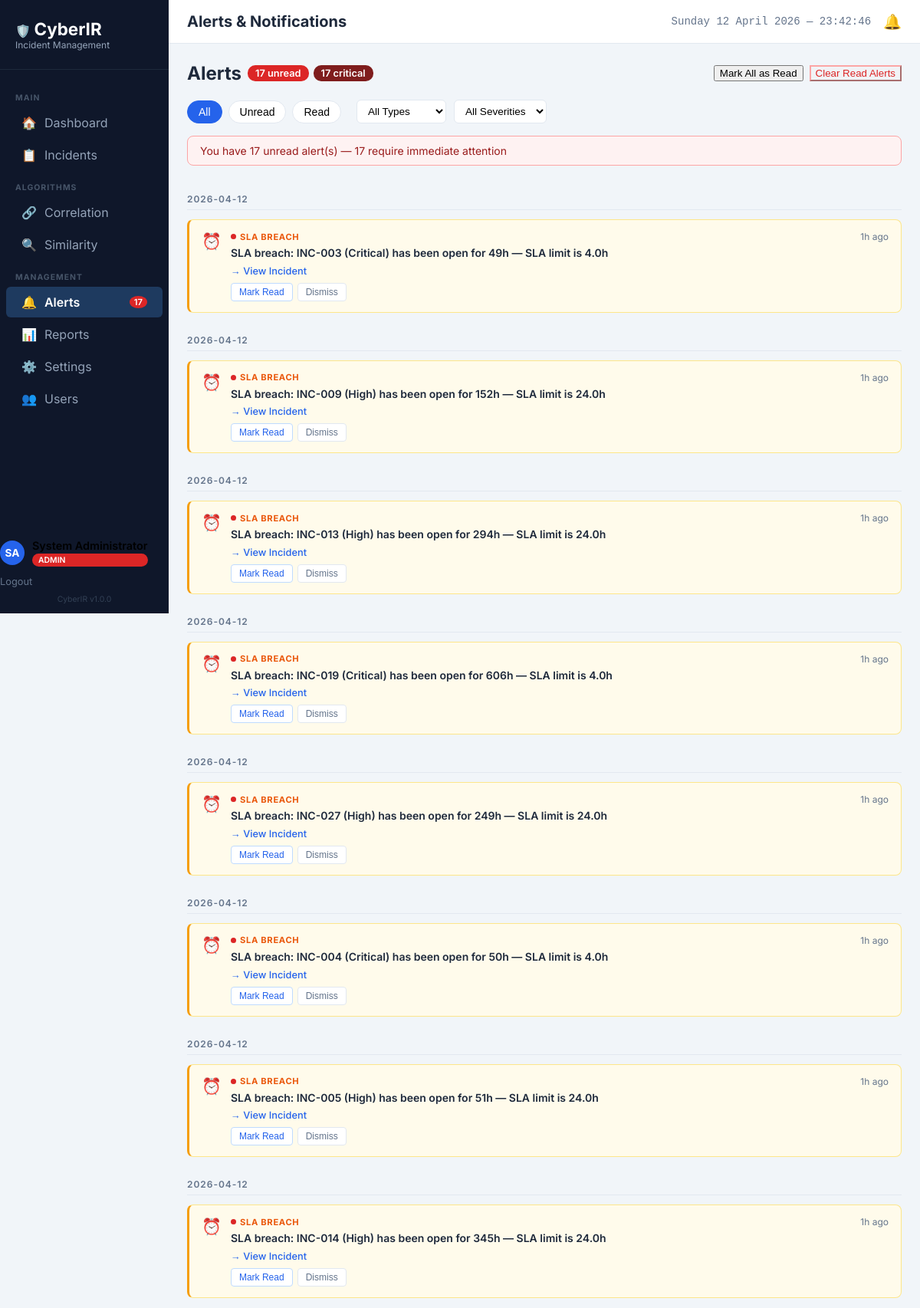
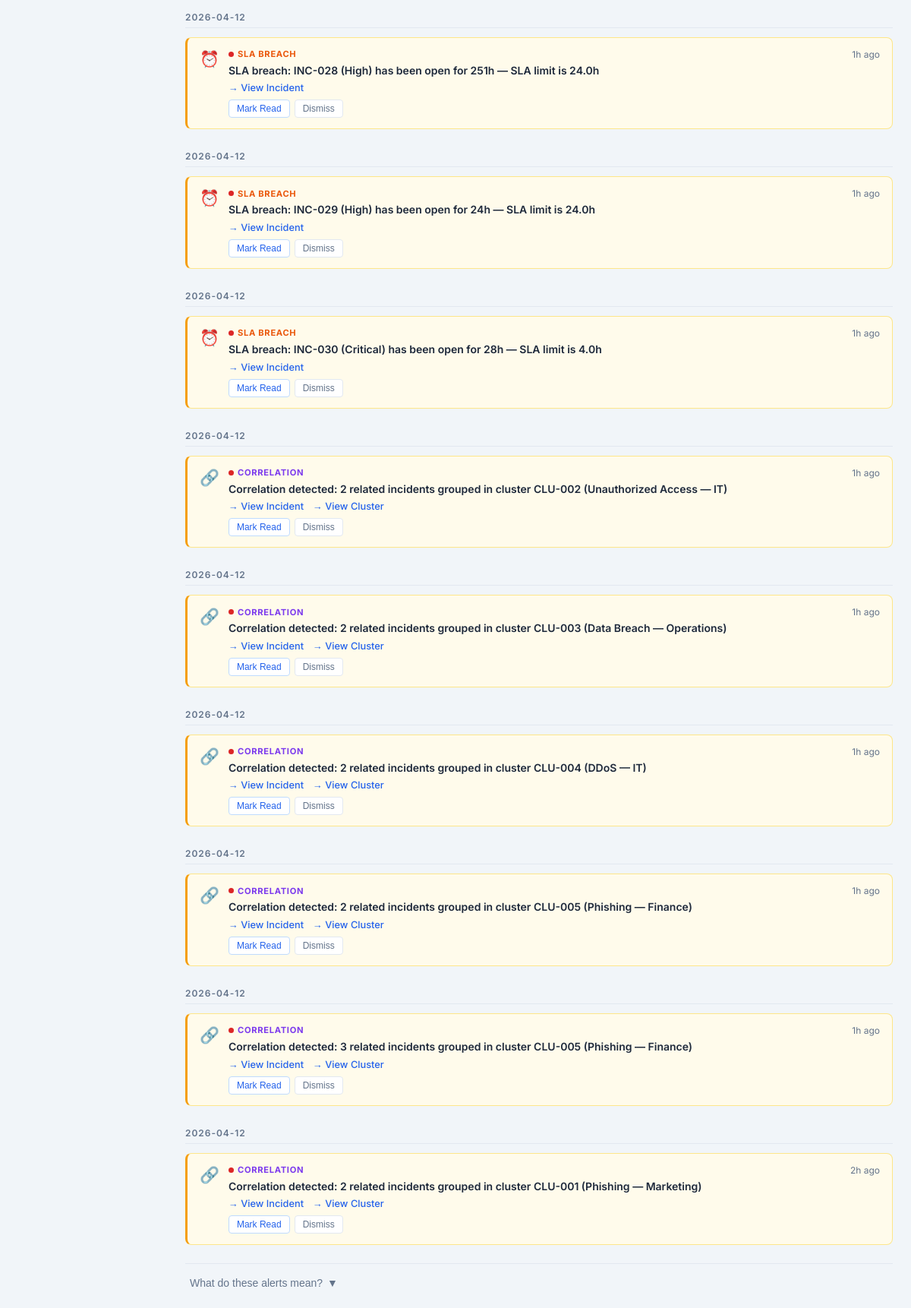
/alerts (signed in), run on the app's committed database (2 pictures, top to bottom).
### tables this page shows
CREATE TABLE users (
    id INTEGER PRIMARY KEY AUTOINCREMENT,
    full_name TEXT NOT NULL,
    email TEXT UNIQUE NOT NULL,
    phone_number TEXT,
    password_hash TEXT NOT NULL,
    role TEXT NOT NULL CHECK(role IN ('Admin', 'Analyst', 'Viewer')),
    has_admin_privileges BOOLEAN DEFAULT 0,
    is_active BOOLEAN DEFAULT 1,
    created_at TIMESTAMP DEFAULT CURRENT_TIMESTAMP,
    last_login TIMESTAMP,
    created_by INTEGER REFERENCES users(id)
, avatar_color TEXT DEFAULT "#2563eb");

CREATE TABLE settings (
    id INTEGER PRIMARY KEY AUTOINCREMENT,
    setting_key TEXT UNIQUE NOT NULL,
    setting_value TEXT NOT NULL,
    setting_type TEXT CHECK(setting_type IN ('string','integer','float','boolean')),
    updated_by INTEGER REFERENCES users(id),
    updated_at TIMESTAMP DEFAULT CURRENT_TIMESTAMP
);

CREATE TABLE alerts (
    id INTEGER PRIMARY KEY AUTOINCREMENT,
    alert_type TEXT NOT NULL CHECK(alert_type IN ('HIGH_PRIORITY','CORRELATION','SIMILARITY','SLA_BREACH','ASSIGNMENT','ESCALATION','SYSTEM')),
    severity TEXT NOT NULL CHECK(severity IN ('CRITICAL','WARNING','INFO')),
    message TEXT NOT NULL,
    incident_id INTEGER REFERENCES incidents(id),
    cluster_id TEXT,
    recipient_id INTEGER REFERENCES users(id),
    recipient_role TEXT,
    is_read BOOLEAN DEFAULT 0,
    read_at TIMESTAMP,
    dismissed BOOLEAN DEFAULT 0,
    dismissed_at TIMESTAMP,
    created_at TIMESTAMP DEFAULT CURRENT_TIMESTAMP
);

### app.py (the view)
@app.route('/alerts')
@login_required
def alerts():
    try:
        check_sla_breaches()
        db = get_db_connection()
        alert_type = request.args.get('alert_type', '')
        severity = request.args.get('severity', '')
        is_read = request.args.get('is_read', '')
        page = int(request.args.get('page', 1))
        per_page = int(request.args.get('per_page', 20))
        offset = (page - 1) * per_page
        where_clauses = ["(recipient_id = ? OR recipient_role = ?) AND dismissed = 0"]
        params = [current_user.id, current_user.role]
        if alert_type and alert_type != 'All Types':
            where_clauses.append("alert_type = ?")
            params.append(alert_type.replace(' ', '_').upper())
        if severity and severity != 'All Severities':
            where_clauses.append("severity = ?")
            params.append(severity.upper())
        if is_read != '':
            where_clauses.append("is_read = ?")
            params.append(int(is_read))
        where_sql = " WHERE " + " AND ".join(where_clauses)
        query = f"SELECT * FROM alerts {where_sql} ORDER BY created_at DESC LIMIT ? OFFSET ?"
        inc_params = params + [per_page, offset]
        alerts_list = db.execute(query, inc_params).fetchall()
        unread_count = db.execute("SELECT COUNT(*) as c FROM alerts WHERE (recipient_id = ? OR recipient_role = ?) AND dismissed = 0 AND is_read = 0", (current_user.id, current_user.role)).fetchone()['c']
        total_count = db.execute("SELECT COUNT(*) as c FROM alerts WHERE (recipient_id = ? OR recipient_role = ?) AND dismissed = 0", (current_user.id, current_user.role)).fetchone()['c']
        critical_count = db.execute("SELECT COUNT(*) as c FROM alerts WHERE (recipient_id = ? OR recipient_role = ?) AND dismissed = 0 AND is_read = 0 AND severity = 'CRITICAL'", (current_user.id, current_user.role)).fetchone()['c']
        return render_template('alerts.html',
            active_page='alerts',
            alerts=[dict(r) for r in alerts_list],
            unread_count=unread_count,
            total_count=total_count,
            critical_count=critical_count,
            page=page, per_page=per_page
        )
    except Exception as e:
        app.logger.error(f'Error in alerts: {str(e)}')
        if request.is_json:
            return jsonify({'success': False, 'message': 'An error occurred'}), 500
        flash('An error occurred. Please try again.', 'error')
        return redirect(url_for('dashboard'))

### templates/alerts.html (shortened to what this page needs)
{% extends "base.html" %}
{% block page_title %}Alerts & Notifications{% endblock %}
{% block extra_css %}
<link rel="stylesheet" href="{{ url_for('static', filename='css/alerts.css') }}">
{% endblock %}
{% block content %}
<div class="alerts-action-bar">
    <div style="display: flex; align-items: center;">
        <h2 style="margin: 0; font-size: 1.5rem; color: var(--text-primary);">Alerts</h2>
        {% if unread_count > 0 %}
        <span class="unread-badge" id="unreadBadge">{{ unread_count }} unread</span>
        {% endif %}
        {% if critical_count > 0 %}
        <span class="critical-badge" id="criticalBadge">{{ critical_count }} critical</span>
        {% endif %}
    </div>
    <div class="button-group">
        <button id="markAllReadBtn" class="btn btn-outline" {% if unread_count == 0 %}disabled style="opacity: 0.5; cursor: not-allowed;"{% endif %}>
            Mark All as Read
        </button>
        <button id="dismissAllReadBtn" class="btn btn-outline" style="color: #dc2626; border-color: #fca5a5;" {% if total_count == unread_count %}disabled style="opacity: 0.5; cursor: not-allowed;"{% endif %}>
            Clear Read Alerts
        </button>
    </div>
</div>
<div class="filter-bar">
    <div style="display: flex; gap: 8px;">
        <button class="filter-tab active" data-filter="all">All</button>
        <button class="filter-tab" data-filter="unread">Unread</button>
        <button class="filter-tab" data-filter="read">Read</button>
    </div>
    <form id="filterForm" method="GET" action="/alerts" style="display: flex; gap: 10px; align-items: center; margin-left: 10px;">
        <select name="alert_type" class="filter-select" onchange="this.form.submit()">
            <option value="All Types" {% if request.args.get('alert_type') == 'All Types' or not request.args.get('alert_type') %}selected{% endif %}>All Types</option>
        </select>
        <select name="severity" class="filter-select" onchange="this.form.submit()">
            <option value="All Severities" {% if request.args.get('severity') == 'All Severities' or not request.args.get('severity') %}selected{% endif %}>All Severities</option>
        </select>
    </form>
</div>
{% if unread_count > 0 %}
<div class="alerts-summary-bar">
    You have {{ unread_count }} unread alert(s) — {{ critical_count }} require immediate attention
</div>
{% endif %}
<div id="alertsList" class="alerts-list">
    {% if not alerts %}
        {% if request.args.get('alert_type') and request.args.get('alert_type') != 'All Types' or request.args.get('severity') and request.args.get('severity') != 'All Severities' %}
        <div id="emptyState" class="empty-state">
            <div class="empty-state-icon">🔍</div>
            <div class="empty-state-title">No alerts match your filters</div>
            <div style="font-size: 0.9rem;"><a href="/alerts" style="color: #2563eb;">Clear filters</a></div>
        </div>
        {% else %}
        <div id="emptyState" class="empty-state">
            <div class="empty-state-icon">✅</div>
            <div class="empty-state-title">You're all caught up!</div>
            <div style="font-size: 0.9rem;">No alerts to display</div>
        </div>
        {% endif %}
    {% else %}
        {% set current_date = None %}
        {% for alert in alerts %}
            {% set dt_split = alert.created_at.split(' ') %}
            {% set alert_date = dt_split[0] %}
            {% if alert_date != current_date %}
                <div class="date-group-header">{{ alert_date }}</div>
                {% set current_date = alert_date %}
            {% endif %}
            <div class="alert-item {% if alert.is_read == 0 %}alert-unread{% endif %}">
                <div class="alert-icon">
                    {% if alert.alert_type == 'HIGH_PRIORITY' %}🔴
                    {% elif alert.alert_type == 'CORRELATION' %}🔗
                    {% elif alert.alert_type == 'SIMILARITY' %}🔍
                    {% elif alert.alert_type == 'SLA_BREACH' %}⏰
                    {% elif alert.alert_type == 'ASSIGNMENT' %}👤
                    {% elif alert.alert_type == 'ESCALATION' %}⬆️
                    {% else %}⚙️{% endif %}
                </div>
                <div class="alert-body">
                    <div class="alert-header-row">
                        <div class="alert-type-label" style="
                            {% if alert.alert_type == 'HIGH_PRIORITY' %}color: #dc2626;
                            {% elif alert.alert_type == 'CORRELATION' %}color: #7c3aed;
                            {% elif alert.alert_type == 'SIMILARITY' %}color: #2563eb;
                            {% elif alert.alert_type == 'SLA_BREACH' %}color: #ea580c;
                            {% elif alert.alert_type == 'ASSIGNMENT' %}color: #0891b2;
                            {% elif alert.alert_type == 'ESCALATION' %}color: #991b1b;
                            {% else %}color: #64748b;{% endif %}
                        ">
                            <span class="severity-dot {% if alert.severity == 'CRITICAL' %}dot-critical{% elif alert.severity == 'WARNING' %}dot-warning{% else %}dot-info{% endif %}"></span>
                            {{ alert.alert_type.replace('_', ' ') }}
                        </div>
                        <div class="alert-time" data-created="{{ alert.created_at }}">{{ alert.created_at }}</div>
                    </div>
                    <div class="alert-message {% if alert.is_read == 0 %}alert-message-unread{% endif %}">
                        {{ alert.message }}
                    </div>
                    <div class="alert-links">
                        {% if alert.incident_id %}
                            <a href="/incidents/{{ alert.incident_id }}" class="alert-link">→ View Incident</a>
                        {% endif %}
                        {% if alert.cluster_id %}
                            <a href="/correlation/{{ alert.cluster_id }}" class="alert-link">→ View Cluster</a>
                        {% endif %}
                    </div>
                    <div class="alert-actions">
                        {% if alert.is_read == 0 %}
                            <button class="alert-action-btn mark-read-btn" data-alert-id="{{ alert.id }}">Mark Read</button>
                        {% endif %}
                        <button class="alert-action-btn dismiss-btn" data-alert-id="{{ alert.id }}">Dismiss</button>
                    </div>
                </div>
            </div>
        {% endfor %}
    {% endif %}
</div>
<div class="alert-type-legend">
    <button id="legendToggle" class="legend-toggle">
        What do these alerts mean? <span class="toggle-icon">▼</span>
    </button>
</div>
{% endblock %}

### templates/base.html (shortened to what this page needs)
<!DOCTYPE html>
<html lang="en">
<head>
    <link rel="stylesheet" href="{{ url_for('static', filename='css/base.css') }}">
    {% block extra_css %}{% endblock %}
</head>
<body>
    <div class="sidebar">
        <div class="logo-area">
            🛡️ <span class="logo-text">CyberIR</span>
            <div class="subtitle">Incident Management</div>
        </div>
        <nav class="nav-links">
            <div class="nav-section-label">Main</div>
            <a href="{{ url_for('dashboard') }}" class="{{ 'active' if active_page == 'dashboard' else '' }}">
                <span class="icon">🏠</span> Dashboard
            </a>
            <a href="/incidents" class="{{ 'active' if active_page == 'incidents' else '' }}">
                <span class="icon">📋</span> Incidents
            </a>
            <div class="nav-section-label">Algorithms</div>
            <a href="/correlation" class="{{ 'active' if active_page == 'correlation' else '' }}">
                <span class="icon">🔗</span> Correlation
            </a>
            <a href="/similarity" class="{{ 'active' if active_page == 'similarity' else '' }}">
                <span class="icon">🔍</span> Similarity
            </a>
            <div class="nav-section-label">Management</div>
            <a href="/alerts" class="{{ 'active' if active_page == 'alerts' else '' }}">
                <span class="icon">🔔</span> Alerts
                {% if unread_alerts_count > 0 %}
                <span class="alert-badge" id="sidebarAlertBadge">{{ unread_alerts_count }}</span>
                {% else %}
                <span class="alert-badge" id="sidebarAlertBadge" style="display:none">0</span>
                {% endif %}
            </a>
            {% if current_user.has_admin_privileges or current_user.role == 'Admin' %}
            <a href="/reports" class="{{ 'active' if active_page == 'reports' else '' }}">
                <span class="icon">📊</span> Reports
            </a>
            {% endif %}
            {% if current_user.role == 'Admin' %}
            <a href="/settings" class="{{ 'active' if active_page == 'settings' else '' }}">
                <span class="icon">⚙️</span> Settings
            </a>
            <a href="/users" class="{{ 'active' if active_page == 'users' else '' }}">
                <span class="icon">👥</span> Users
            </a>
            {% endif %}
        </nav>
        <div class="sidebar-user">
            <a href="/profile" class="sidebar-user-link" style="display:flex; align-items:center; gap:10px; text-decoration:none; color:inherit;">
                {% set initials = current_user.full_name[0].upper() ~ (current_user.full_name.split()[-1][0].upper() if current_user.full_name.split()|length > 1 else '') %}
                <div class="avatar-circle" id="sidebarAvatar" style="background: {{ current_user.avatar_color if current_user.avatar_color else '#2563eb' }}; width: 32px; height: 32px; border-radius: 50%; display: flex; align-items: center; justify-content: center; color: white; font-weight: 700; font-size: 0.85rem; flex-shrink: 0;">
                    {{ initials }}
                </div>
                <div class="sidebar-user-info" style="display:flex; flex-direction:column; min-width:0;">
                    <div class="sidebar-user-name" id="sidebarUserName" style="font-weight: 600; font-size: 0.9rem; white-space: nowrap; overflow: hidden; text-overflow: ellipsis;">
                        {{ current_user.full_name }}
                    </div>
                    <span class="role-badge role-{{ current_user.role|lower }}" style="margin-top:2px;">
                        {{ current_user.role }}
                    </span>
                </div>
            </a>
            <a href="/auth/logout" class="sidebar-logout" style="font-size:0.8rem; color:var(--text-secondary); text-decoration:none; margin-top:12px; display:inline-block;">
                Logout
            </a>
        </div>
        <div class="sidebar-version">
            {{ app_name }} v{{ app_version }}
        </div>
    </div>
    <div class="main-wrapper">
        <header class="top-header">
            <div style="display:flex; align-items:center;">
                <h1 class="page-title">{% block page_title %}{% endblock %}</h1>
            </div>
            <div class="header-right flex gap-3 align-center">
                <div class="datetime" id="liveClock"></div>
                <a href="/alerts" class="notification-icon">🔔</a>
            </div>
        </header>
        <main class="content-area">
            {% block content %}{% endblock %}
        </main>
    </div>
</body>
</html>

### data on the page
users: full_name "System Administrator", role "ADMIN"
settings: setting_value "CyberIR"
alerts: created_at "2026-04-12", alert_type.replace "SLA BREACH", message "SLA breach: INC-003 (Critical) has been open for 49h — SLA limit is 4.0h"
alerts: created_at "2026-04-12", alert_type.replace "SLA BREACH", message "SLA breach: INC-009 (High) has been open for 152h — SLA limit is 24.0h"
alerts: created_at "2026-04-12", alert_type.replace "SLA BREACH", message "SLA breach: INC-013 (High) has been open for 294h — SLA limit is 24.0h"
alerts: created_at "2026-04-12", alert_type.replace "SLA BREACH", message "SLA breach: INC-019 (Critical) has been open for 606h — SLA limit is 4.0h"
alerts: created_at "2026-04-12", alert_type.replace "SLA BREACH", message "SLA breach: INC-027 (High) has been open for 249h — SLA limit is 24.0h"
alerts: created_at "2026-04-12", alert_type.replace "SLA BREACH", message "SLA breach: INC-004 (Critical) has been open for 50h — SLA limit is 4.0h"
alerts: created_at "2026-04-12", alert_type.replace "SLA BREACH", message "SLA breach: INC-005 (High) has been open for 51h — SLA limit is 24.0h"
alerts: created_at "2026-04-12", alert_type.replace "SLA BREACH", message "SLA breach: INC-014 (High) has been open for 345h — SLA limit is 24.0h"
alerts: created_at "2026-04-12", alert_type.replace "SLA BREACH", message "SLA breach: INC-028 (High) has been open for 251h — SLA limit is 24.0h"
alerts: created_at "2026-04-12", alert_type.replace "SLA BREACH", message "SLA breach: INC-029 (High) has been open for 24h — SLA limit is 24.0h"
alerts: created_at "2026-04-12", alert_type.replace "SLA BREACH", message "SLA breach: INC-030 (Critical) has been open for 28h — SLA limit is 4.0h"
alerts: created_at "2026-04-12", alert_type.replace "CORRELATION", message "Correlation detected: 2 related incidents grouped in cluster CLU-002 (Unauthorized Access — IT)"
alerts: created_at "2026-04-12", alert_type.replace "CORRELATION", message "Correlation detected: 2 related incidents grouped in cluster CLU-003 (Data Breach — Operations)"
alerts: created_at "2026-04-12", alert_type.replace "CORRELATION", message "Correlation detected: 2 related incidents grouped in cluster CLU-004 (DDoS — IT)"
alerts: created_at "2026-04-12", alert_type.replace "CORRELATION", message "Correlation detected: 2 related incidents grouped in cluster CLU-005 (Phishing — Finance)"
alerts: created_at "2026-04-12", alert_type.replace "CORRELATION", message "Correlation detected: 3 related incidents grouped in cluster CLU-005 (Phishing — Finance)"
alerts: created_at "2026-04-12", alert_type.replace "CORRELATION", message "Correlation detected: 2 related incidents grouped in cluster CLU-001 (Phishing — Marketing)"

### other printed values
{{ unread_alerts_count }} "17"
{{ initials }} "SA"
{{ app_version }} "1.0.0"
{{ unread_count }} "17"
{{ critical_count }} "17"
